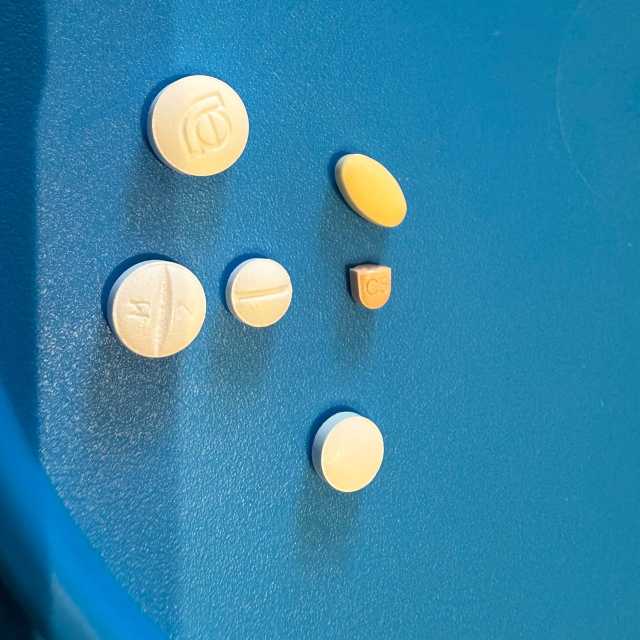
#> input picture images/n1.jpeg, 1280 x 1280 px (shown at 1/2 size); its folder holds only this picture in this run
$ python preprocessamento.py
#> lines starting #> are read from the running program, lines starting #| are printed output that depends on the picture
#> further down, frame is the input picture: shape (1280, 1280, 3); mean B, G, R 168.5, 132.7, 51.9
# Cabeçalho do programa
# Equipe: Os Laplacianos
# Integrantes:
# Matheus Foresto Moselli - RA: 11202320707
# Marcos Vinicius Medeiros da Silva - RA:
# Karl Eloy Marques Henrique - RA:
# Data: 30/03/2026
# Programa: preprocessamento.py
# Descrição: SPV para contagem automática de comprimidos via webcam/imagem.
import matplotlib.pyplot as plt
from pathlib import Path
import cv2

KERNEL_BLUR  = 9      # Tamanho do filtro Gaussiano
CLAHE_CLIP   = 2.0    # Contraste limite do CLAHE
CLAHE_GRID   = (8, 8) # Grade do CLAHE
PASTA_ENTRADA = Path("images")
PASTA_SAIDA = Path("preprocessed")
PASTA_SAIDA.mkdir(exist_ok=True)

def preprocessar(frame):
    """
    Pré-processa um frame BGR.

    Etapas:
        1. Processamento de cores: BGR → LAB
        2. Equalização CLAHE no canal L (melhora contraste local)
        3. Filtro Gaussiano (suavização / remoção de ruído)

    Retorna:
        cinza_blur: imagem suavizada pronta para binarização
        frame_rgb: frame original em RGB (para exibição)
    """
    frame_rgb = cv2.cvtColor(frame, cv2.COLOR_BGR2RGB)
    lab = cv2.cvtColor(frame, cv2.COLOR_BGR2LAB)
#> lab: shape (1280, 1280, 3); mean of channels 0, 1, 2 133.8, 118.4, 102.4

    # Equalização CLAHE no canal de luminância
    clahe = cv2.createCLAHE(clipLimit=CLAHE_CLIP, tileGridSize=CLAHE_GRID)
    lab[:, :, 0] = clahe.apply(lab[:, :, 0])
#> lab: shape (1280, 1280, 3); mean of channels 0, 1, 2 128.9, 118.4, 102.4

    cinza = cv2.cvtColor(cv2.cvtColor(lab, cv2.COLOR_LAB2BGR), cv2.COLOR_BGR2GRAY)
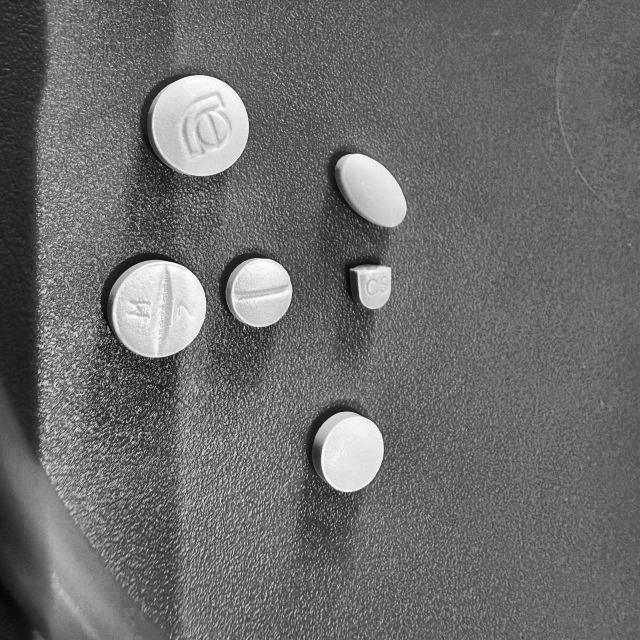
#> cinza: shape (1280, 1280) (shown at 1/2 size); min 3, max 255, mean 108
    cinza_blur = cv2.GaussianBlur(cinza, (KERNEL_BLUR, KERNEL_BLUR), 0)
    return cinza_blur, frame_rgb


def mostrar_histograma(frame, nome_arquivo):
    """Plota histograma do canal L antes e depois do CLAHE."""
#> called with nome_arquivo = 'n1'
    lab = cv2.cvtColor(frame, cv2.COLOR_BGR2LAB)
    l_orig = lab[:, :, 0].copy()
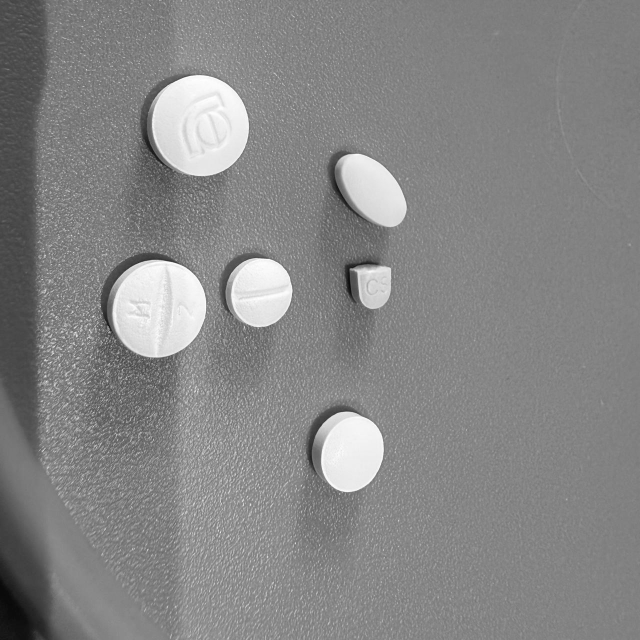
#> l_orig: shape (1280, 1280) (shown at 1/2 size); min 5, max 255, mean 133.8
    clahe = cv2.createCLAHE(clipLimit=CLAHE_CLIP, tileGridSize=CLAHE_GRID)
    l_eq = clahe.apply(l_orig)
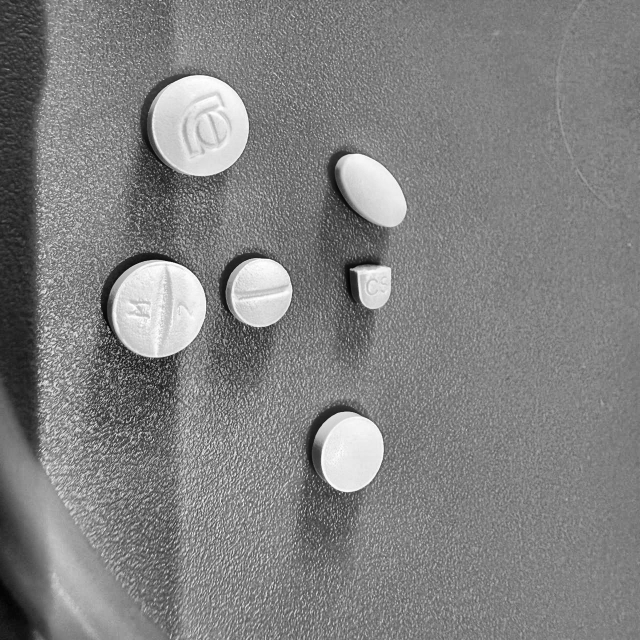
#> l_eq: shape (1280, 1280) (shown at 1/2 size); min 1, max 255, mean 128.9
    fig, axes = plt.subplots(1, 2, figsize=(12, 4))

    axes[0].hist(l_orig.ravel(), bins=256)
    axes[0].set_title('Histograma Original (Canal L)')

    axes[1].hist(l_eq.ravel(), bins=256)
    axes[1].set_title('Histograma Após CLAHE')

    for ax in axes:
        ax.set_xlabel('Intensidade')
        ax.set_ylabel('Frequência')

    plt.tight_layout()

    caminho = PASTA_SAIDA / f"{nome_arquivo}_histograma.png"
    plt.savefig(caminho, dpi=300, bbox_inches='tight')
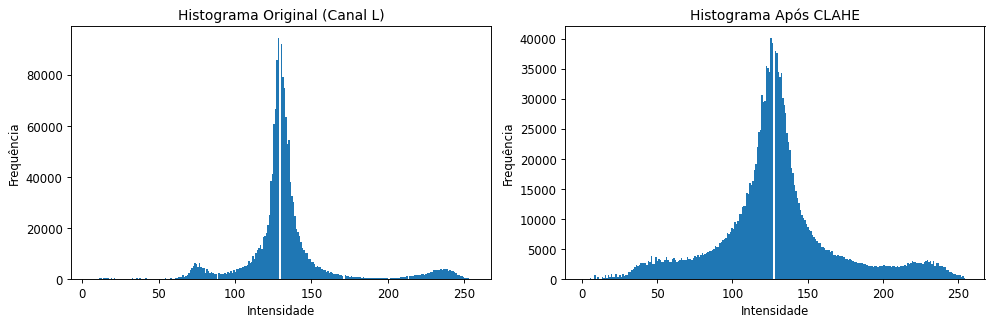
#> figure drawn by matplotlib, 2 panels; panel 1: tallest bar 94445 high, from x = 128 to 129; panel 2: tallest bar 40125 high, from x = 125 to 126


escala = 1

if __name__ == '__main__':
    for img in PASTA_ENTRADA.iterdir():
        frame = cv2.imread(img)

        if frame is None:
            print(f"Imagem nao encontrada: {img}")
            continue
        if escala != 1.0:
            frame = cv2.resize(frame, None, fx=escala, fy=escala)

        cinza_blur, frame_rgb = preprocessar(frame)

        cv2.imwrite(str(PASTA_SAIDA / f"{img.stem}_cinza_blur.png"), cinza_blur)
        mostrar_histograma(frame, img.stem)

$ run again, on images/n3.jpeg
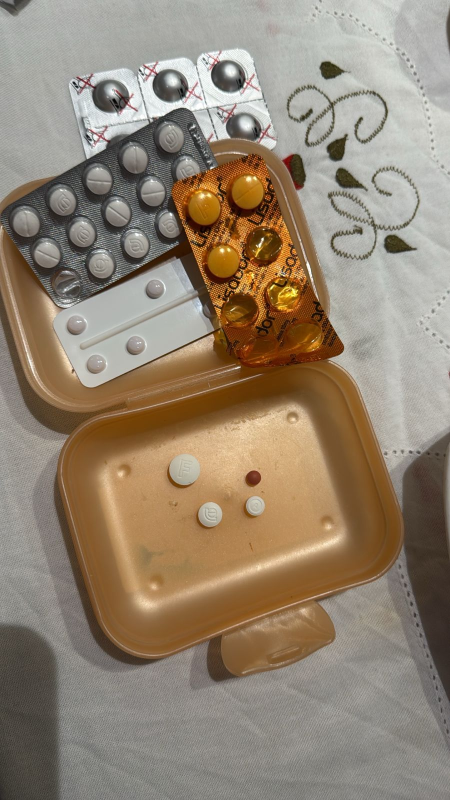
#> input picture images/n3.jpeg, 900 x 1600 px (shown at 1/2 size)
#> frame is the input picture: shape (1600, 900, 3); mean B, G, R 114, 132.4, 147.3
#> in mostrar_histograma, `l_orig = lab[:, :, 0].copy()`:
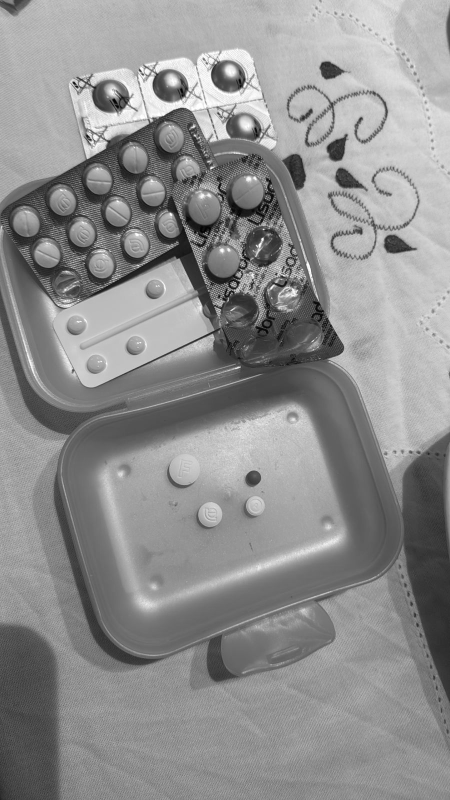
#> l_orig: shape (1600, 900) (shown at 1/2 size); min 0, max 255, mean 142.5
#> in mostrar_histograma, `plt.savefig(caminho, dpi=300, bbox_inches='tight')`:
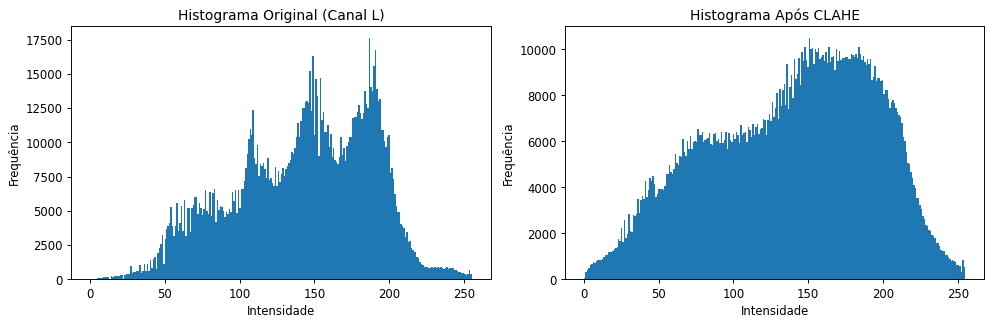
#> figure drawn by matplotlib, 2 panels; panel 1: tallest bar 17591 high, from x = 186.3 to 187.3; panel 2: tallest bar 10489 high, from x = 150.4 to 151.4

$ run again, on images/n4.jpeg
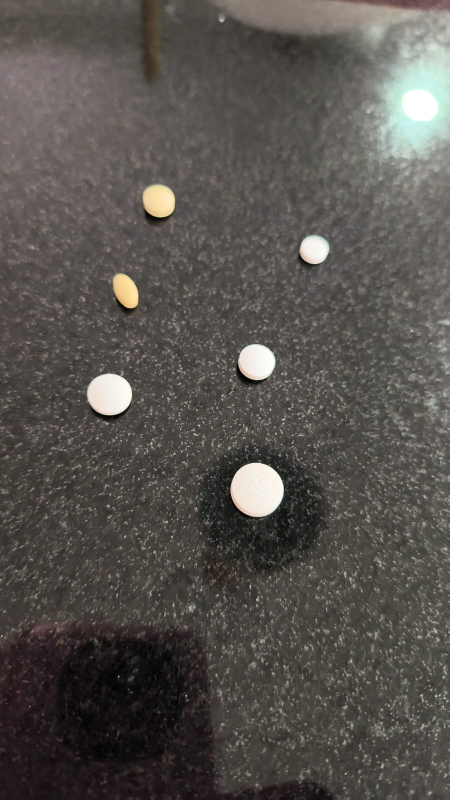
#> input picture images/n4.jpeg, 899 x 1599 px (shown at 1/2 size)
#> frame is the input picture: shape (1599, 899, 3); mean B, G, R 77.8, 82.2, 86
#> in preprocessar, `cinza = cv2.cvtColor(cv2.cvtColor(lab, cv2.COLOR_LAB2BGR), cv2.COLOR_B..`:
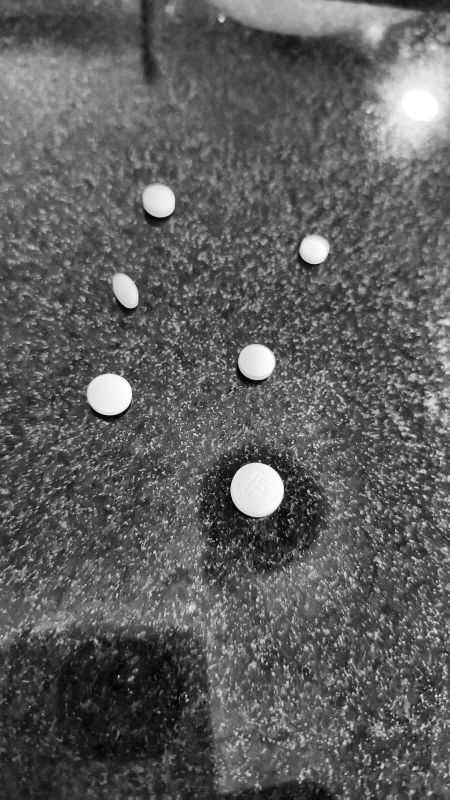
#> cinza: shape (1599, 899) (shown at 1/2 size); min 0, max 255, mean 93.5
#> in mostrar_histograma, `plt.savefig(caminho, dpi=300, bbox_inches='tight')`:
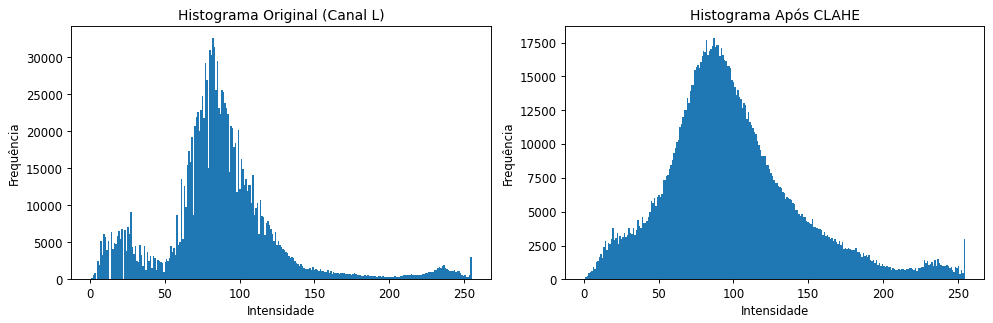
#> figure drawn by matplotlib, 2 panels; panel 1: tallest bar 32573 high, from x = 81.68 to 82.68; panel 2: tallest bar 17814 high, from x = 86.66 to 87.66
